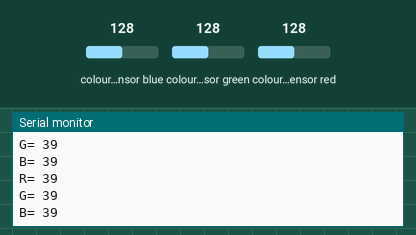
This sketch was run on a simulated Arduino Uno, built with avr-gcc and run on an emulated ATmega328P. Parts: the last lines printed to the serial monitor. Wiring (inferred from the names in the program): TCS3200 colour sensor: output pin 8; S2 pin 6; S3 pin 7; S0 pin 4; S1 pin 5. Inputs (shaded band) come from the test bench; at power-on: colour sensor blue 128, colour sensor green 128, colour sensor red 128.

Above: at 1.2 s.
1.3 s: colour sensor blue set to 5
At 1.37 s:
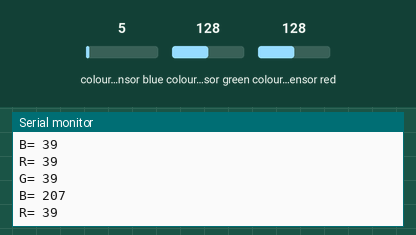
2.8 s: colour sensor green set to 64
At 2.94 s:
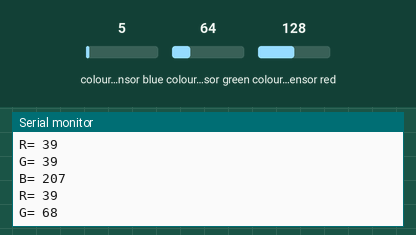
5.8 s: colour sensor red set to 5
At 5.86 s:
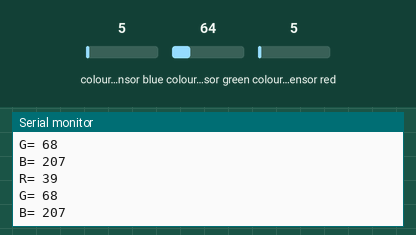
7.3 s: colour sensor green set to 128
At 7.33 s:
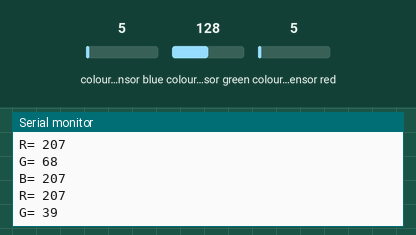

Measured:
- after the input at 1.3 s, the serial monitor: prints a new line at once (image 1)
- after the input at 2.8 s, the serial monitor: prints a new line after 0.12 s (image 2)
- after the input at 7.3 s, the serial monitor: prints a new line at once (image 4)

The sketch:

coloursensor_test.ino
```cpp
#define S0 4
#define S1 5
#define S2 6
#define S3 7
#define sensorOut 8

//set frequency
int freq = 0;
void setup() {
  Serial.begin(9600);
  pinMode(S0, OUTPUT);
  pinMode(S1, OUTPUT);
  pinMode(S2, OUTPUT);
  pinMode(S3, OUTPUT);
  pinMode(sensorOut, OUTPUT);

  //set frequency scale to 20%
  digitalWrite(S0, HIGH);
  digitalWrite(S1, LOW);

}

void loop() {
  digitalWrite(S2, LOW);
  digitalWrite(S3, LOW);

  //read output frequency
  freq = pulseIn(sensorOut, LOW);
  int R = freq;
  //print value
  Serial.print("R= ");  //name
  Serial.print(freq);  // red colour
  Serial.println("  ");
  delay(50);

  // set green photodiodes to be read
  digitalWrite(S2, HIGH);
  digitalWrite(S3, HIGH);

  //read output frequency
  freq = pulseIn(sensorOut, LOW);
  int G = freq;
  //print value
  Serial.print("G= ");  // name
  Serial.print(freq);  // colour
  Serial.println("  ");
  delay(50);

  // set blue photodiodes to be read
  digitalWrite(S2, LOW);
  digitalWrite(S3, HIGH);

  //read output frequency
  freq = pulseIn(sensorOut, LOW);
  int B = freq;
  //print value
  Serial.print("B= ");  // name
  Serial.print(freq);  // colour
  Serial.println("  ");
  delay(50);

}
```
